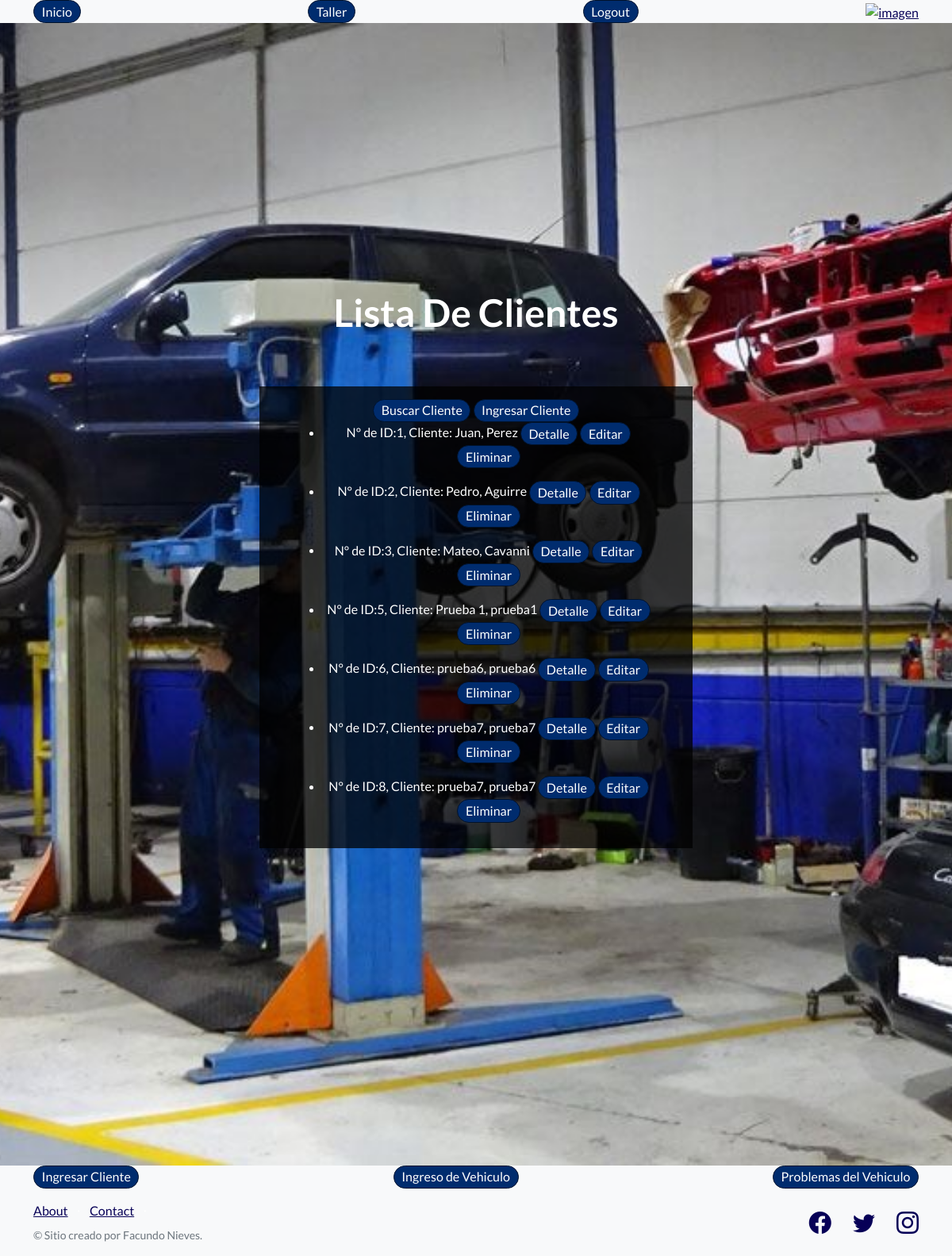
/taller/lista_clientes/ (signed in), run on the app's committed database.
### taller/models.py (models this page shows)
class Cliente(models.Model):
    nombre = models.CharField(max_length=20)
    apellido = models.CharField(max_length=25)
    telefono = models.IntegerField()
    email = models.EmailField()
    def __str__(self):
        return f"N° de ID:{self.id}, Cliente: {self.nombre}, {self.apellido} "

### taller/views.py (the view)
# urls.py: path("lista_clientes/",views.lista_clientes, name= "lista_clientes"),
@login_required
def lista_clientes(request):
    lista_de_clientes=Cliente.objects.all()
    return render(request,"taller/lista_clientes.html",{"lista_de_clientes":lista_de_clientes,"user_avatar_url":buscar_url_avatar(request.user)})

### taller/views.py (called while the page is built)
def buscar_url_avatar(user):
    return MiAvatarUser.objects.filter(user=user)[0].img.url

### taller/templates/taller/lista_clientes.html (shortened to what this page needs)
{% extends 'inicio/index.html' %}
    {% block caratula %}
        <h1 class="mb-5">Lista De Clientes</h1>
    {% endblock caratula %}
    {% block body %}
        <nav >
            <div class="container  bg-black75">
                <nav >
                    <a class="btn btn-primary" href={% url 'busqueda_nombre' %}>Buscar Cliente</a>
                    <a class="btn btn-primary" href={% url 'form_cliente' %}>Ingresar Cliente</a>
                    <div class="container">
                        {% for cliente in lista_de_clientes %}
                            <ul>
                                <li>
                                    {{cliente}}
                                    <a class="btn btn-primary" href={% url 'datos_cliente' cliente.id %}>Detalle</a>
                                    <a class="btn btn-primary" href={% url 'actualizar_cliente' cliente.id %}>Editar</a>
                                    <a class="btn btn-primary" href={% url 'borrar_cliente' cliente.id %}>Eliminar</a>
                                </li>
                            </ul>
                        {% endfor %}
                    </div>
                </nav>
    {% endblock body %}
    {% block buscador %}
    <nav class="navbar navbar-light bg-light static-top">
        <div class="container">
            <a class="btn btn-primary" href={% url 'form_cliente' %}>Ingresar Cliente</a>
            <a class="btn btn-primary" href={% url 'form_auto' %}>Ingreso de Vehiculo</a>
            <a class="btn btn-primary" href= {% url 'form_problemas' %}>Problemas del Vehiculo</a>
        </div>
    </nav>
{% endblock buscador %}

### inicio/templates/inicio/index.html (shortened to what this page needs)
<!DOCTYPE html>
<html lang="en">
    <head>
        {% load static %}
        <link href="https://cdn.jsdelivr.net/npm/bootstrap-icons@1.5.0/font/bootstrap-icons.css" rel="stylesheet" type="text/css" />
        <link href={%static "css/styles.css"%} rel="stylesheet" />
    </head>
    <body>
        {% block botones %}
        <nav class="navbar navbar-light bg-light static-top">
            <div class="container">
                <a class="btn btn-primary" href={% url 'inicio' %}>Inicio</a>
                <a class="btn btn-primary" href={% url 'taller' %}>Taller</a>
                {% if  request.user.is_authenticated %}
                    <a class="btn btn-primary" href={% url 'logout' %}>Logout</a>
                    <a href={% url 'editar_usuario' %}>
                        <img src="user_avatar_url" alt="imagen" height=20>
                {% else %}
                    <a class="btn btn-primary" href={% url 'login' %}>login</a>
                {% endif %}
            </div>
        </nav>
        {% endblock  %}
    {% block heder %}
    {% block imagen %}
        <header class="masthead">
    {% endblock imagen %}
            <div class="container position-relative">
                <div class="row justify-content-center">
                    <div class="col-xl-6">
                        <div class="text-center text-white">
                            {% block caratula %}{% endblock caratula %}
                            {% block body %}
                            {% endblock body %}
                        </div>
                    </div>
                </div>
            </div>
        </header>
    {% endblock heder %}
        {%block body1 %}
        {% block buscador %}{% endblock buscador %}
        <footer class="footer bg-light">
            <div class="container">
                <div class="row">
                    <div class="col-lg-6 h-100 text-center text-lg-start my-auto">
                        <ul class="list-inline mb-2">
                            <li class="list-inline-item"><a href={% url "about" %}>About</a></li>
                            <li class="list-inline-item">⋅</li>
                            <li class="list-inline-item"><a href={% url "contact" %}>Contact</a></li>
                            <li class="list-inline-item">⋅</li>
                        </ul>
                        <p class="text-muted small mb-4 mb-lg-0">&copy; Sitio creado por Facundo Nieves. </p>
                    </div>
                    <div class="col-lg-6 h-100 text-center text-lg-end my-auto">
                        <ul class="list-inline mb-0">
                            <li class="list-inline-item me-4">
                                <a href="https://www.facebook.com"><i class="bi-facebook fs-3"></i></a>
                            </li>
                            <li class="list-inline-item me-4">
                                <a href="https://www.twitter.com"><i class="bi-twitter fs-3"></i></a>
                            </li>
                            <li class="list-inline-item">
                                <a href="https://www.instagram.com"><i class="bi-instagram fs-3"></i></a>
                            </li>
                        </ul>
                    </div>
                </div>
            </div>
        </footer>
    </body>
    {% endblock body1 %}
</html>

### data on the page
Cliente: id+nombre+apellido "N° de ID:1, Cliente: Juan, Perez"
Cliente: id+nombre+apellido "N° de ID:2, Cliente: Pedro, Aguirre"
Cliente: id+nombre+apellido "N° de ID:3, Cliente: Mateo, Cavanni"
Cliente: id+nombre+apellido "N° de ID:5, Cliente: Prueba 1, prueba1"
Cliente: id+nombre+apellido "N° de ID:6, Cliente: prueba6, prueba6"
Cliente: id+nombre+apellido "N° de ID:7, Cliente: prueba7, prueba7"
Cliente: id+nombre+apellido "N° de ID:8, Cliente: prueba7, prueba7"
